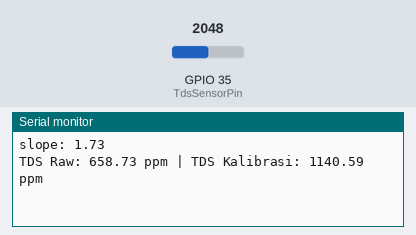
This sketch was run on a simulated ESP32. Shown: the last lines printed to the serial monitor. The inputs (shaded band) are chosen by the test bench; at power-on: GPIO 35 (TdsSensorPin) = 2048. EEPROM starts erased.

Above: at 1.2 s.
1.3 s: GPIO 35 (TdsSensorPin) set to 2866
At 2.5 s:
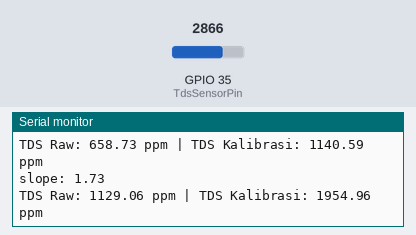
2.8 s: GPIO 35 (TdsSensorPin) set to 3603
At 4.7 s:
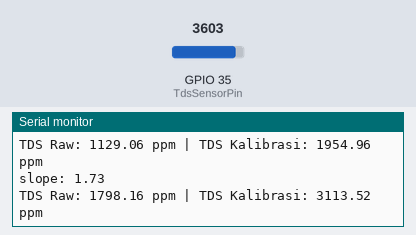
Timing chart, 0 to 6.2 s (numbered marks = the images above; inputs shaded):
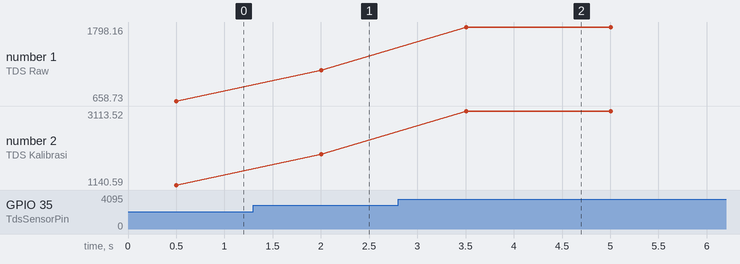

Measured:
- after the input at 1.3 s, the serial monitor: prints a new line after 0.70 s (image 1)
- after the input at 2.8 s, the serial monitor: prints a new line after 0.70 s (image 2)
- plotted number 1: 658.73 → 1129.06 after the input at 1.3 s, 1129.06 → 1798.16 after the input at 2.8 s
- plotted number 2: 1140.59 → 1954.96 after the input at 1.3 s, 1954.96 → 3113.52 after the input at 2.8 s

The sketch:

KALIBRASI_TDS_B.ino
```cpp
// Kalibrasi dari hasil library DF Robot yang di modifikasi

#include <EEPROM.h>
#include "GravityTDS.h"

#define TdsSensorPin 35

#define EEPROM_SIZE 512

GravityTDS gravityTds;

float temperature = 25, tdsValue, tdsCalibrated;
const float slope = (1.77 + 1.693)/2;
// const float slopeA = 1.782;
// const float slopeB = 1.661;
// const float slopeC = 1.209;
const float offset = 0.0;

float readTDS() {
  float sum = 0;
  const int samples = 10;
  for (int i = 0; i < samples; i++) {
    gravityTds.update();
    sum += gravityTds.getTdsValue();
    delay(50);
  }
  return sum / samples;
}

void setup()
{
    Serial.begin(115200);

    EEPROM.begin(EEPROM_SIZE);  //Initialize EEPROM

    gravityTds.setPin(TdsSensorPin);
    gravityTds.setAref(3.3);  //reference voltage on ADC, default 5.0V on Arduino UNO
    gravityTds.setAdcRange(4096);  //1024 for 10bit ADC;4096 for 12bit ADC
    gravityTds.begin();  //initialization

}

void loop()
{
    tdsValue = readTDS();
    //temperature = readTemperature();  //add your temperature sensor and read it
    gravityTds.setTemperature(temperature);  // set the temperature and execute temperature compensation
    gravityTds.update();  //sample and calculate
    tdsValue = gravityTds.getTdsValue();  // then get the value
    Serial.print("slope: ");
    Serial.println(slope);
    tdsCalibrated = (tdsValue * slope ) + offset;
    Serial.print("TDS Raw: ");
    Serial.print(tdsValue);
    Serial.print(" ppm | TDS Kalibrasi: ");
    Serial.print(tdsCalibrated);
    Serial.println(" ppm");
    delay(1000);
}
```
